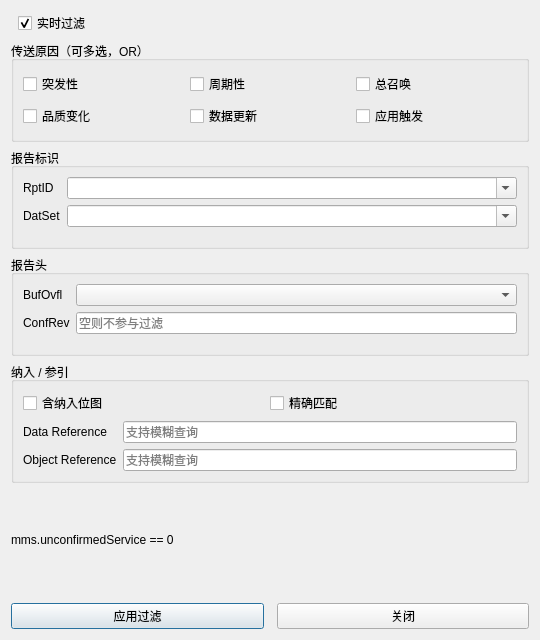
<?xml version="1.0" encoding="UTF-8"?>
<ui version="4.0">
 <class>MmsReportFilterDialog</class>
 <widget class="QDialog" name="MmsReportFilterDialog">
  <property name="geometry">
   <rect>
    <x>0</x>
    <y>0</y>
    <width>540</width>
    <height>640</height>
   </rect>
  </property>
  <property name="windowTitle">
   <string>MMS 报告过滤</string>
  </property>
  <layout class="QVBoxLayout" name="verticalLayout">
   <item>
    <layout class="QHBoxLayout" name="realtimeLayout">
     <item>
      <spacer name="realtimeSpacer">
       <property name="orientation">
        <enum>Qt::Orientation::Horizontal</enum>
       </property>
      </spacer>
     </item>
     <item>
      <widget class="QCheckBox" name="realtimeFilterCheck">
       <property name="text">
        <string>实时过滤</string>
       </property>
       <property name="checked">
        <bool>true</bool>
       </property>
      </widget>
     </item>
    </layout>
   </item>
   <item>
    <widget class="QGroupBox" name="reasonGroup">
     <property name="title">
      <string>传送原因（可多选，OR）</string>
     </property>
     <layout class="QGridLayout" name="reasonLayout">
      <item row="0" column="0">
       <widget class="QCheckBox" name="reasonDataChange">
        <property name="text">
         <string>突发性</string>
        </property>
       </widget>
      </item>
      <item row="0" column="1">
       <widget class="QCheckBox" name="reasonIntegrity">
        <property name="text">
         <string>周期性</string>
        </property>
       </widget>
      </item>
      <item row="0" column="2">
       <widget class="QCheckBox" name="reasonGi">
        <property name="text">
         <string>总召唤</string>
        </property>
       </widget>
      </item>
      <item row="1" column="0">
       <widget class="QCheckBox" name="reasonQuality">
        <property name="text">
         <string>品质变化</string>
        </property>
       </widget>
      </item>
      <item row="1" column="1">
       <widget class="QCheckBox" name="reasonUpdate">
        <property name="text">
         <string>数据更新</string>
        </property>
       </widget>
      </item>
      <item row="1" column="2">
       <widget class="QCheckBox" name="reasonApp">
        <property name="text">
         <string>应用触发</string>
        </property>
       </widget>
      </item>
     </layout>
    </widget>
   </item>
   <item>
    <widget class="QGroupBox" name="idGroup">
     <property name="title">
      <string>报告标识</string>
     </property>
     <layout class="QFormLayout" name="idLayout">
      <item row="0" column="0">
       <widget class="QLabel" name="rptidLabel">
        <property name="text">
         <string>RptID</string>
        </property>
       </widget>
      </item>
      <item row="0" column="1">
       <widget class="QComboBox" name="rptidCombo">
        <property name="editable">
         <bool>true</bool>
        </property>
        <property name="insertPolicy">
         <enum>QComboBox::InsertPolicy::NoInsert</enum>
        </property>
       </widget>
      </item>
      <item row="1" column="0">
       <widget class="QLabel" name="datsetLabel">
        <property name="text">
         <string>DatSet</string>
        </property>
       </widget>
      </item>
      <item row="1" column="1">
       <widget class="QComboBox" name="datsetCombo">
        <property name="editable">
         <bool>true</bool>
        </property>
        <property name="insertPolicy">
         <enum>QComboBox::InsertPolicy::NoInsert</enum>
        </property>
       </widget>
      </item>
     </layout>
    </widget>
   </item>
   <item>
    <widget class="QGroupBox" name="headerGroup">
     <property name="title">
      <string>报告头</string>
     </property>
     <layout class="QFormLayout" name="headerLayout">
      <item row="0" column="0">
       <widget class="QLabel" name="bufovflLabel">
        <property name="text">
         <string>BufOvfl</string>
        </property>
       </widget>
      </item>
      <item row="0" column="1">
       <widget class="QComboBox" name="bufovflCombo"/>
      </item>
      <item row="1" column="0">
       <widget class="QLabel" name="confrevLabel">
        <property name="text">
         <string>ConfRev</string>
        </property>
       </widget>
      </item>
      <item row="1" column="1">
       <widget class="QLineEdit" name="confrevEdit">
        <property name="placeholderText">
         <string>空则不参与过滤</string>
        </property>
        <property name="clearButtonEnabled">
         <bool>true</bool>
        </property>
       </widget>
      </item>
     </layout>
    </widget>
   </item>
   <item>
    <widget class="QGroupBox" name="inclGroup">
     <property name="title">
      <string>纳入 / 参引</string>
     </property>
     <layout class="QFormLayout" name="inclLayout">
      <item row="0" column="0" colspan="2">
       <layout class="QHBoxLayout" name="inclCheckboxLayout">
        <item>
         <widget class="QCheckBox" name="hasInclusion">
          <property name="text">
           <string>含纳入位图</string>
          </property>
         </widget>
        </item>
        <item>
         <widget class="QCheckBox" name="exactRefMatchCheck">
          <property name="text">
           <string>精确匹配</string>
          </property>
         </widget>
        </item>
        <item>
         <spacer name="inclCheckboxSpacer">
          <property name="orientation">
           <enum>Qt::Orientation::Horizontal</enum>
          </property>
         </spacer>
        </item>
       </layout>
      </item>
      <item row="1" column="0">
       <widget class="QLabel" name="dataRefLabel">
        <property name="text">
         <string>Data Reference</string>
        </property>
       </widget>
      </item>
      <item row="1" column="1">
       <widget class="QLineEdit" name="dataRefEdit">
        <property name="placeholderText">
         <string>支持模糊查询</string>
        </property>
        <property name="clearButtonEnabled">
         <bool>true</bool>
        </property>
       </widget>
      </item>
      <item row="2" column="0">
       <widget class="QLabel" name="objRefLabel">
        <property name="text">
         <string>Object Reference</string>
        </property>
       </widget>
      </item>
      <item row="2" column="1">
       <widget class="QLineEdit" name="objRefEdit">
        <property name="placeholderText">
         <string>支持模糊查询</string>
        </property>
        <property name="clearButtonEnabled">
         <bool>true</bool>
        </property>
       </widget>
      </item>
     </layout>
    </widget>
   </item>
   <item>
    <widget class="QLabel" name="previewLabel">
     <property name="wordWrap">
      <bool>true</bool>
     </property>
     <property name="text">
      <string>mms.unconfirmedService == 0</string>
     </property>
    </widget>
   </item>
   <item>
    <spacer name="verticalSpacer">
     <property name="orientation">
      <enum>Qt::Orientation::Vertical</enum>
     </property>
    </spacer>
   </item>
   <item>
    <layout class="QHBoxLayout" name="buttonLayout">
     <item>
      <widget class="QPushButton" name="applyButton">
       <property name="text">
        <string>应用过滤</string>
       </property>
      </widget>
     </item>
     <item>
      <spacer name="buttonSpacer">
       <property name="orientation">
        <enum>Qt::Orientation::Horizontal</enum>
       </property>
      </spacer>
     </item>
     <item>
      <widget class="QPushButton" name="closeButton">
       <property name="text">
        <string>关闭</string>
       </property>
      </widget>
     </item>
    </layout>
   </item>
  </layout>
 </widget>
 <resources/>
 <connections>
  <connection>
   <sender>closeButton</sender>
   <signal>clicked()</signal>
   <receiver>MmsReportFilterDialog</receiver>
   <slot>reject()</slot>
  </connection>
 </connections>
</ui>
